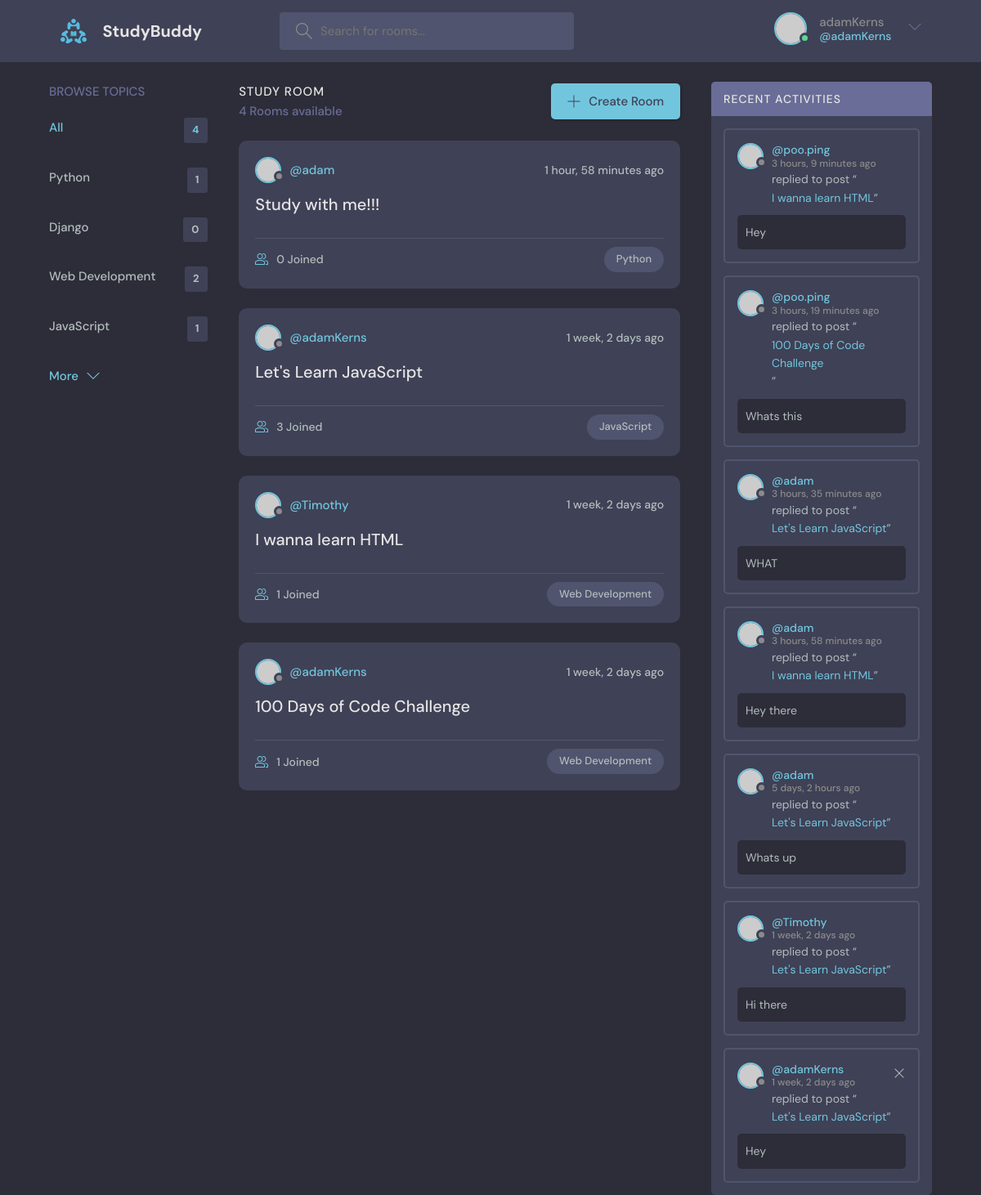
The app's page / (signed in) with its own data.
### base/models.py (models this page shows, shortened)
class Topic(models.Model):
    name = models.CharField(max_length=200)

class Room(models.Model):
    host = models.ForeignKey(User, on_delete=models.SET_NULL, null=True)
    topic = models.ForeignKey(Topic, on_delete=models.SET_NULL, null=True)
    name = models.CharField(max_length=200)
    description = models.TextField(null=True, blank=True)
    participants = models.ManyToManyField(User, related_name='participants', blank=True)
    updated = models.DateTimeField(auto_now=True)
    created = models.DateTimeField(auto_now_add=True)
    class Meta:
        ordering = ['-updated', '-created']
    def __str__(self):
        return self.name

class Message(models.Model):
    user = models.ForeignKey(User, on_delete=models.CASCADE)
    room = models.ForeignKey(Room, on_delete=models.CASCADE)
    body = models.TextField()
    updated = models.DateTimeField(auto_now=True)
    created = models.DateTimeField(auto_now_add=True)
    class Meta:
        ordering = ['-updated', '-created']

### base/views.py (the view)
# urls.py: 2. Add a URL to urlpatterns:  path('', views.home, name='home')
def home(request):
    q = request.GET.get('q') if request.GET.get('q') != None else ''
    rooms = Room.objects.filter(Q(topic__name__icontains=q) | Q(name__icontains=q) | Q(description__icontains=q))
    topics = Topic.objects.all()
    room_count = rooms.count()
    room_messages = Message.objects.filter(Q(room__topic__name__icontains=q))
    context = {'rooms': rooms, 'topics': topics, 'room_count': room_count, 'room_messages': room_messages}
    return render(request, 'base/home.html', context)

### base/templates/base/home.html (shortened to what this page needs)
{% extends 'main.html' %}
{%block content%}
    <main class="layout layout--3">
      <div class="container">
        {% include 'base/topics_component.html' %}
        <div class="roomList">
          <div class="roomList__header">
            <div>
              <h2>Study Room</h2>
              <p>{{room_count}} Rooms available</p>
            </div>
            <a class="btn btn--main" href="create-room.html">
              <svg version="1.1" xmlns="http://www.w3.org/2000/svg" width="32" height="32" viewBox="0 0 32 32">
                <title>add</title>
                <path
                  d="M16.943 0.943h-1.885v14.115h-14.115v1.885h14.115v14.115h1.885v-14.115h14.115v-1.885h-14.115v-14.115z"
                ></path>
              </svg>
              Create Room
            </a>
          </div>
          {% include 'base/feed_component.html'%}
        </div>
        {%include 'base/activity_component.html'%}
      </div>
    </main>
{% endblock content %}

### templates/navbar.html (shortened to what this page needs)
<!DOCTYPE html>
{% load static %}
<header class="header header--loggedIn">
    <div class="container">
      <a href="{% url 'home'%}" class="header__logo">
        <img src="{% static 'images/logo.svg' %}" />
        <h1>StudyBuddy</h1>
      </a>
      <form class="header__search" method="GET" action="{% url 'home' %}">
        <label>
          <input name="q" placeholder="Search for rooms..." />
        </label>
      </form>
      <nav class="header__menu">
        {%if request.user.is_authenticated%}
        <div class="header__user">
          <a href="profile.html">
            <div class="avatar avatar--medium active">
              <img src="https://randomuser.me/api/portraits/men/37.jpg" />
            </div>
            <p>{{request.user.username}} <span>@{{request.user.username}}</span></p>
          </a>
          <button class="dropdown-button">
            <svg version="1.1" xmlns="http://www.w3.org/2000/svg" width="32" height="32" viewBox="0 0 32 32">
              <title>chevron-down</title>
              <path d="M16 21l-13-13h-3l16 16 16-16h-3l-13 13z"></path>
            </svg>
          </button>
        </div>
        {% else %}
        <a href="{% url 'login'%}">
            <img src="{% url 'images/avatars.svg'%}">
            <p>Login</p>
        </a>
        {% endif %}
      </nav>
    </div>
  </header>

### base/templates/base/topics_component.html
<div class="topics">
    <div class="topics__header">
      <h2>Browse Topics</h2>
    </div>
    <ul class="topics__list">
      <li>
        <a href="{% url 'home' %}" class="active">All <span>{{topics.count}}</span></a>
      </li>
      {% for topic in topics %}
      <li>
        <a href="{% url 'home' %}?q={{topic.name}}">{{topic.name}} <span>{{topic.room_set.all.count}}</span></a>
      </li>
      {%endfor%}
    </ul>
    <a class="btn btn--link" href="topics.html">
      More
      <svg version="1.1" xmlns="http://www.w3.org/2000/svg" width="32" height="32" viewBox="0 0 32 32">
        <title>chevron-down</title>
        <path d="M16 21l-13-13h-3l16 16 16-16h-3l-13 13z"></path>
      </svg>
    </a>
  </div>

### base/templates/base/feed_component.html (shortened to what this page needs)
{% for room in rooms %}
<div class="roomListRoom">
    <div class="roomListRoom__header">
      <a href="{% url 'user-profile' room.host.id %}" class="roomListRoom__author">
        <div class="avatar avatar--small">
          <img src="https://randomuser.me/api/portraits/women/11.jpg" />
        </div>
        <span>@{{room.host.username}}</span>
      </a>
      <div class="roomListRoom__actions">
        <span>{{room.created|timesince}} ago</span>
      </div>
    </div>
    <div class="roomListRoom__content">
      <a href="{% url 'room' room.id %}">{{room.name}}</a>
    </div>
    <div class="roomListRoom__meta">
      <a href="{% url 'room' room.id %}" class="roomListRoom__joined">
        {{room.participants.all.count}} Joined
      </a>
      <p class="roomListRoom__topic">{{room.topic.name}}</p>
    </div>
  </div>
{% endfor %}

### base/templates/base/activity_component.html
<div class="activities">
    <div class="activities__header">
      <h2>Recent Activities</h2>
    </div>
    {%for message in room_messages%}
    <div class="activities__box">
      <div class="activities__boxHeader roomListRoom__header">
        <a href="{% url 'user-profile' message.user.id%}" class="roomListRoom__author">
          <div class="avatar avatar--small">
            <img src="https://randomuser.me/api/portraits/women/11.jpg" />
          </div>
          <p>
            @{{message.user}}
            <span>{{message.created|timesince}} ago</span>
          </p>
        </a>
        {% if request.user == message.user %}
        <div class="roomListRoom__actions">
          <a href="{% url 'delete-message' message.id %}">
            <svg version="1.1" xmlns="http://www.w3.org/2000/svg" width="32" height="32" viewBox="0 0 32 32">
              <title>remove</title>
              <path
                d="M27.314 6.019l-1.333-1.333-9.98 9.981-9.981-9.981-1.333 1.333 9.981 9.981-9.981 9.98 1.333 1.333 9.981-9.98 9.98 9.98 1.333-1.333-9.98-9.98 9.98-9.981z"
              ></path>
            </svg>
          </a>
        </div>
        {% endif %}
      </div>
      <div class="activities__boxContent">
        <p>replied to post “<a href="{% url 'room' message.room.id %}">{{message.room}}</a>”</p>
        <div class="activities__boxRoomContent">
            {{message.body}}
        </div>
      </div>
    </div>
    {% endfor %}
  </div>

### records on screen
Topic: name "Python", room_set.all.count "1"
Topic: name "Django", room_set.all.count "0"
Topic: name "Web Development", room_set.all.count "2"
Topic: name "JavaScript", room_set.all.count "1"
Room: host.username "adam", created "1 hour, 58 minutes", name "Study with me!!!", participants.all.count "0", topic.name "Python"
Room: host.username "adamKerns", created "1 week, 2 days", name "Let's Learn JavaScript", participants.all.count "3", topic.name "JavaScript"
Room: host.username "Timothy", created "1 week, 2 days", name "I wanna learn HTML", participants.all.count "1", topic.name "Web Development"
Room: host.username "adamKerns", created "1 week, 2 days", name "100 Days of Code Challenge", participants.all.count "1", topic.name "Web Development"
Message: user "poo.ping", created "3 hours, 9 minutes", room "I wanna learn HTML", body "Hey"
Message: user "poo.ping", created "3 hours, 19 minutes", room "100 Days of Code Challenge", body "Whats this"
Message: user "adam", created "3 hours, 35 minutes", room "Let's Learn JavaScript", body "WHAT"
Message: user "adam", created "3 hours, 58 minutes", room "I wanna learn HTML", body "Hey there"
Message: user "adam", created "5 days, 2 hours", room "Let's Learn JavaScript", body "Whats up"
Message: user "Timothy", created "1 week, 2 days", room "Let's Learn JavaScript", body "Hi there"
Message: user "adamKerns", created "1 week, 2 days", room "Let's Learn JavaScript", body "Hey"

### other values on screen
{{ request.user.username }} "adamKerns"
{{ topics.count }} "4"
{{ room_count }} "4"
